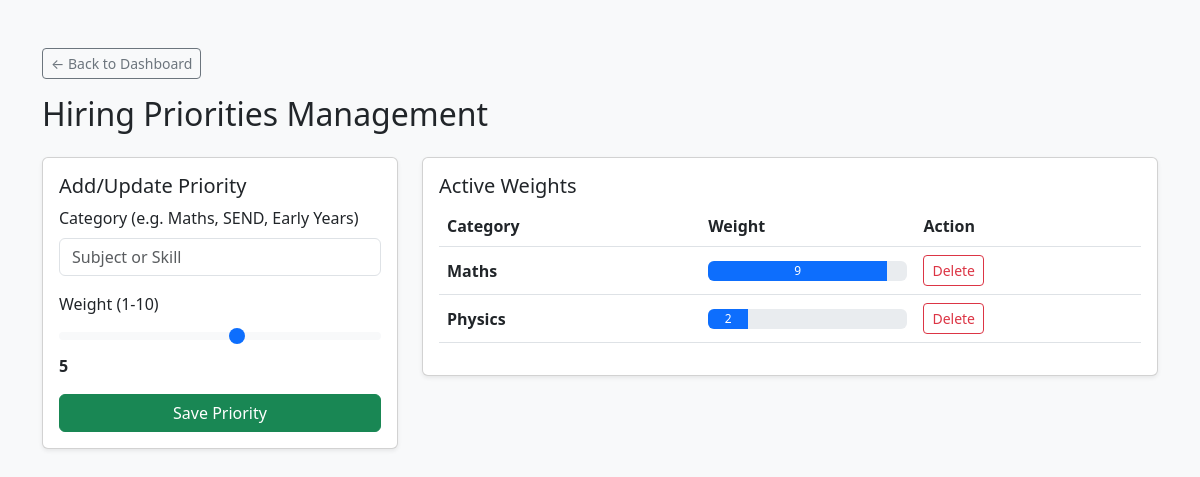
Page /priorities on the earlier database version.
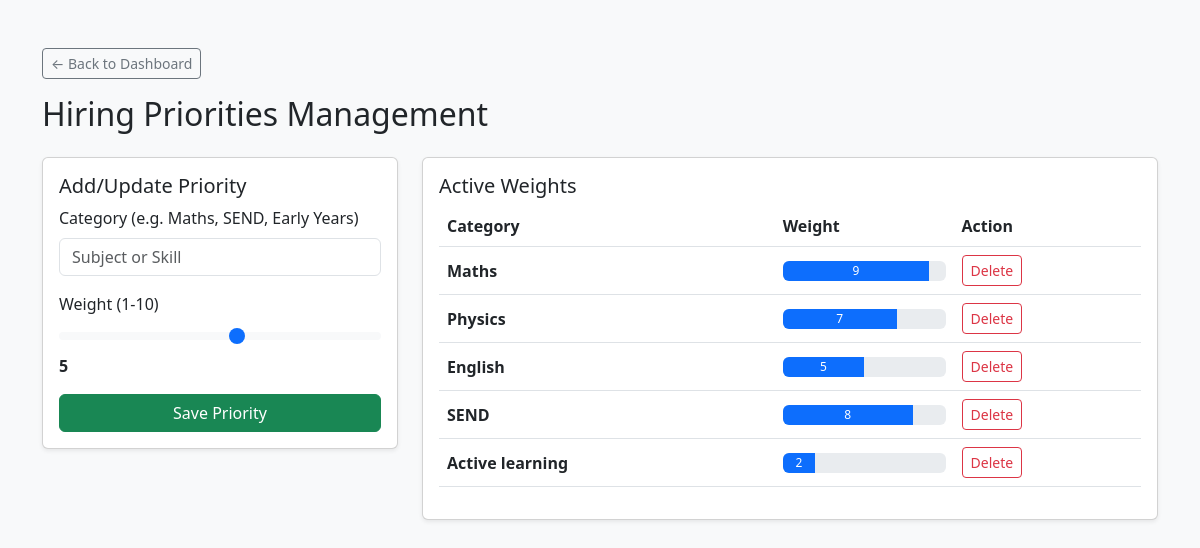
Same page on the later database version.
### models.py (models this page shows)
class Priority(db.Model):
    id = db.Column(db.Integer, primary_key=True)
    category = db.Column(db.String(50)) # e.g., 'Maths', 'Experience'
    weight = db.Column(db.Integer, default=5) # 1-10 scale

### app.py (the view, shortened to what this page needs)
@app.route("/priorities", methods=["GET", "POST"])
def manage_priorities():
    priorities = Priority.query.all()
    return render_template("priorities.html", priorities=priorities)

### templates/priorities.html (shortened to what this page needs)
<!DOCTYPE html>
<html>
<head>
    <link href="https://cdn.jsdelivr.net/npm/bootstrap@5.3.0/dist/css/bootstrap.min.css" rel="stylesheet">
</head>
<body class="bg-light">
    <div class="container mt-5">
        <div class="mb-4">
            <a href="/" class="btn btn-outline-secondary btn-sm">← Back to Dashboard</a>
            <h2 class="mt-3">Hiring Priorities Management</h2>
        </div>
        <div class="row">
            <div class="col-md-4">
                <div class="card shadow-sm">
                    <div class="card-body">
                        <h5 class="card-title">Add/Update Priority</h5>
                        <form method="POST">
                            <div class="mb-3">
                                <label class="form-label">Category (e.g. Maths, SEND, Early Years)</label>
                                <input type="text" name="category" class="form-control" required placeholder="Subject or Skill">
                            </div>
                            <div class="mb-3">
                                <label class="form-label">Weight (1-10)</label>
                                <input type="range" name="weight" class="form-range" min="1" max="10" step="1" oninput="this.nextElementSibling.value = this.value">
                                <output class="fw-bold">5</output>
                            </div>
                            <button type="submit" class="btn btn-success w-100">Save Priority</button>
                        </form>
                    </div>
                </div>
            </div>
            <div class="col-md-8">
                <div class="card shadow-sm">
                    <div class="card-body">
                        <h5 class="card-title">Active Weights</h5>
                        <table class="table align-middle">
                            <thead>
                                <tr>
                                    <th>Category</th>
                                    <th>Weight</th>
                                    <th>Action</th>
                                </tr>
                            </thead>
                            <tbody>
                                {% for p in priorities %}
                                <tr>
                                    <td><strong>{{ p.category }}</strong></td>
                                    <td>
                                        <div class="progress" style="height: 20px;">
                                            <div class="progress-bar bg-primary" style="width: {{ p.weight * 10 }}%">{{ p.weight }}</div>
                                        </div>
                                    </td>
                                    <td>
                                        <a href="/priorities/delete/{{ p.id }}" class="btn btn-outline-danger btn-sm">Delete</a>
                                    </td>
                                </tr>
                                {% endfor %}
                            </tbody>
                        </table>
                    </div>
                </div>
            </div>
        </div>
    </div>
</body>
</html>

Differences in the rows shown:
changed Priority "Physics": weight "2" → "7"
added Priority: category "English", weight "5"
added Priority: category "SEND", weight "8"
added Priority: category "Active learning", weight "2"
